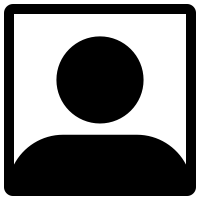
#> input picture photo_image.png, 200 x 200 px; its folder holds 2 pictures in this run
$ python -i Final_registration_TIDB.py   (imports and definitions only)
#> lines starting #> are read from the running program, lines starting #| are printed output that depends on the picture; pictures that were not available may be replaced by others from this repository, and a replacement may not be noted
#Created pratik soni 31-07-25
import tkinter as tk
from tkinter import ttk
from tkinter import messagebox
from PIL import Image, ImageTk
import cv2
import  numpy as np

import os
from sqlalchemy import create_engine, text,Column,Integer, String,Date,Text,LargeBinary,or_,Time,DateTime
from sqlalchemy.orm import declarative_base,sessionmaker
from dotenv import load_dotenv
from sqlalchemy.exc import IntegrityError, ProgrammingError, DataError
import datetime
import threading

# Global Variables
captured_img_path = "captured.jpg"
showing_webcam = False
image_captured = False
ImageSQL = None
cap = None
date_format = None
validation_job = None  # Global or class-level variable
date_format = None
error_shown = False     # Prevent repeated errors


# Load environment variables
# [1 line not run here, left out]

# TiDB config
host = os.getenv("TIDB_HOST")
port = os.getenv("TIDB_PORT")
user = os.getenv("TIDB_USER")
password = os.getenv("TIDB_PASSWORD")
db_patient = os.getenv("TIDB_DB")
ssl_ca = os.getenv("TIDB_SSL_CA")

# [1 line that did not run here, left out]
def get_session(db_name):
    url = f"mysql+pymysql://{user}:{password}@{host}:{port}/{db_name}?ssl_ca={ssl_ca}"
    engine = create_engine(url, echo=False)
    Session = sessionmaker(bind=engine)
    return Session(),engine


# Define ORM model
# [7 lines that did not run here, left out]

# [5 lines that did not run here, left out]

# [21 lines that did not run here, left out]


def init_tables(engine):
    Base.metadata.create_all(engine)

# Add a user
# [13 lines left out: function add_hospital, not called in this run]

def fetch_hospital_names():
    session, engine = get_session("hospital")
    init_tables(engine)
    hospital_list = session.query(Hospital.name).all()
    session.close()
    return [h[0] for h in hospital_list] + ["Other"]


def refresh_hospital_list():
    updated_list = fetch_hospital_names()
    hospital_name_entry.config(values=updated_list)


# [94 lines left out: functions add_patient, open_webcam, capture_image, update_doctor_image, not called in this run]


def create_labeled_field(parent, label_text, row, column, padx=10, pady=5, width=20,
                         widget_type=tk.Entry, values=None, textvariable=None):
    frame = tk.Frame(parent, bg="#fafafa")
    frame.grid(row=row, column=column, padx=padx, pady=pady, sticky="ew")
    parent.columnconfigure(column, weight=1)

    label = tk.Label(frame, text=label_text, bg="#fafafa", anchor="w",
                     font=("Arial", 12), justify="left")
    label.pack(fill="x")

    if widget_type == ttk.Combobox:
        entry = ttk.Combobox(frame, width=width, values=values, textvariable=textvariable)
    elif widget_type == tk.Text:
        entry = tk.Text(frame, width=width, height=3)
    else:
        entry = widget_type(frame, width=width, textvariable=textvariable)

    entry.configure(font=("Arial", 14))
    entry.pack(fill="x", expand=True)
    return entry, frame


def create_gui():
    global doctor_image, doctor_photo, doctor_label,hospital_name_entry
    root = tk.Tk()
    root.title("Patient Registration")
    root.state("zoomed")
    icon = tk.PhotoImage(file="icon.png")
    root.iconphoto(True, icon)


    # Make full screen
    screen_width = root.winfo_screenwidth()
    screen_height = root.winfo_screenheight()
    root.geometry(f"{screen_width}x{screen_height}")

    # Configure root grid
    root.rowconfigure(1, weight=1)  # Content
    root.columnconfigure(0, weight=1)

    # ---------------- Header Frame ----------------
    header_frame = tk.Frame(root, bg="#cce7ff", height=100)
    header_frame.grid(row=0, column=0, sticky="nsew")
    header_frame.columnconfigure((0, 1, 2), weight=1)  # Three columns
    header_frame.rowconfigure(0, weight=1)

    # Header sections
    # Doctor photo (left)
    doctor_image = Image.open("photo_image.png").resize((100, 80))
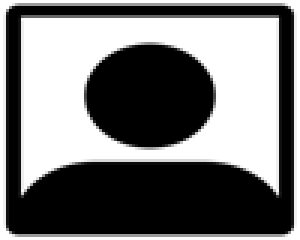
#> doctor_image: PIL image 100x80 RGBA (shown 3 times larger); mean R, G, B, A 0, 0, 0, 134.7; transparent parts drawn white
    doctor_photo = ImageTk.PhotoImage(doctor_image)
    doctor_label = tk.Label(header_frame, image=doctor_photo, bg="#cce7ff", cursor="hand2")
    doctor_label.grid(row=0, column=0, padx=20, pady=10, sticky="w")
    doctor_label.bind("<Button-1>", lambda e: capture_image() if showing_webcam else open_webcam())
    doctor_label.bind("<Enter>", lambda e: doctor_label.config(bg="lightblue", relief="solid", bd=2))
    doctor_label.bind("<Leave>", lambda e: doctor_label.config(bg="#cce7ff", relief="flat", bd=0))

    # Title (center)
    title_label = tk.Label(header_frame,text="New Patient Registration\nINDORE",font=("Arial", 22, "bold"),bg="#cce7ff",justify="center")
    title_label.grid(row=0, column=1, sticky="nsew", padx=10)

    # Company logo (right)
    logo_image = Image.open("logo1.png").resize((100, 80))
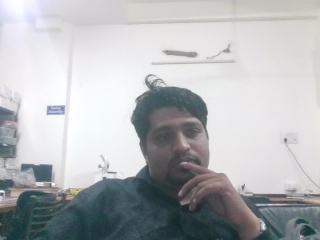
#> input picture captured.jpg, 320 x 240 px, given in place of logo1.png, which was not available
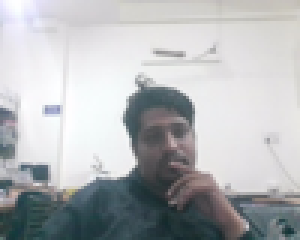
#> logo_image: PIL image 100x80 RGB (shown 3 times larger); mean R, G, B 179.4, 182, 184.2
    logo_photo = ImageTk.PhotoImage(logo_image)
    logo_label = tk.Label(header_frame, image=logo_photo, bg="#cce7ff")
    logo_label.grid(row=0, column=2, padx=20, pady=10, sticky="e")

    # ---------------- Content Frame ----------------
    content_frame = tk.Frame(root, bg="#ffffff")
    content_frame.grid(row=1, column=0, sticky="nsew")
    content_frame.columnconfigure((0, 1), weight=1)
    content_frame.rowconfigure((0, 1), weight=1)

    # Content Blocks
    def create_block(master, text):
        block = tk.LabelFrame(master, text=text,fg="#004d99", bg="#fafafa", font=("Arial", 12,"bold"), labelanchor="n")
        block.columnconfigure((0, 1), weight=1)
        block.rowconfigure((0, 1), weight=1)
        return block

    # [189 lines left out: function save_image_on_button_click, not called in this run]


    personal_info = create_block(content_frame, "Personal Information")
    personal_info.grid(row=0, column=0, sticky="nsew", padx=10, pady=10)

    contact_info = create_block(content_frame, "Contact Information")
    contact_info.grid(row=0, column=1, sticky="nsew", padx=10, pady=10)

    hospital_info = create_block(content_frame, "Hospital Information")
    hospital_info.grid(row=1, column=0, sticky="nsew", padx=10, pady=10)

    additional_info = create_block(content_frame, "Additional Information")
    additional_info.grid(row=1, column=1, sticky="nsew", padx=10, pady=10)


    #Start---------------- Personal Frame ----------------
    # --- FULL NAME ---
    full_name_entry,_ = create_labeled_field(personal_info, "Full Name:", 0, 0, padx=60, pady=20)

    full_name_entry.configure(validate="key", validatecommand=(
        full_name_entry.register(lambda text: all(c.isalpha() or c in {" ", "."} for c in text)), "%P"))


    # --- DATE OF BIRTH ---
    # [182 lines left out: functions format_date_old, format_date_work, validate_dob_entry_working, format_date, validate_dob_entry, not called in this run]


    dob_entry,_ = create_labeled_field(personal_info, "Date of Birth(DD/MM/YYYY):", 0, 1, padx=60, pady=20)
    dob_entry.bind("<KeyRelease>", format_date)


    # --- GENDER ---
    gender_combobox, gender_frame = create_labeled_field(personal_info, "Gender:", 1, 0, padx=60, pady=20,
                                           widget_type=ttk.Combobox, values=["Male", "Female", "Other"])
    gender_combobox.set("Select gender")
    gender_combobox.config(state="readonly")


    # --- AADHAR NUMBER ---
    aadhar_var = tk.StringVar()
    aadhar_entry,_ = create_labeled_field(personal_info, "Aadhar Number:", 1, 1, padx=60, pady=20,
                                        textvariable=aadhar_var)
    aadhar_entry.config(validate="key", validatecommand=(
        aadhar_entry.register(lambda P: P.isdigit() and len(P) <= 12 or P == ""), "%P"))
    aadhar_var.trace_add("write", lambda *args: aadhar_var.set(aadhar_var.get()[:12]))

    #End---------------- Personal Frame ----------------

    #Start---------------- Contact Frame ----------------
    contact_info.columnconfigure((0, 1), weight=1)

    # Phone Number Field
    phone_var = tk.StringVar()
    phone_entry,_ = create_labeled_field(contact_info, "Phone Number:", 0, 0, padx=10, pady=20, width=15, textvariable=phone_var)
    phone_entry.config(validate="key", validatecommand=(
        phone_entry.register(lambda P: P.isdigit() and len(P) <= 10 or P == ""), "%P"))
    phone_var.trace_add("write", lambda *args: phone_var.set(phone_var.get()[:10]))

    aabha_var = tk.StringVar()
    aabha_entry,_ = create_labeled_field(contact_info, "Aabha Number:", 0, 1, padx=10, pady=20, width=25, textvariable=aabha_var)
    aabha_entry.config(validate="key", validatecommand=(
        aabha_entry.register(lambda P: P.isdigit() and len(P) <= 12 or P == ""), "%P"))
    aabha_var.trace_add("write", lambda *args: aabha_var.set(aabha_var.get()[:12]))


    states = ["Andhra Pradesh", "Arunachal Pradesh", "Assam", "Bihar", "Chhattisgarh",
              "Goa", "Gujarat", "Haryana", "Himachal Pradesh", "Jharkhand", "Karnataka",
              "Kerala", "Madhya Pradesh", "Maharashtra", "Manipur", "Meghalaya",
              "Mizoram", "Nagaland", "Odisha", "Punjab", "Rajasthan", "Sikkim",
              "Tamil Nadu", "Telangana", "Tripura", "Uttar Pradesh", "Uttarakhand", "West Bengal"]

    state_combobox,state_frame = create_labeled_field(contact_info, "State:", 1, 0, padx=10, pady=20,width=30,
                                          widget_type=ttk.Combobox, values=states)
    state_combobox.set("Select State")
    state_combobox.config(state="readonly")

    address_frame = tk.Frame(contact_info, bg="#fafafa")
    address_frame.grid(row=1, column=1, padx=10, pady=20, sticky="nsew")
    tk.Label(address_frame, text="Address:", bg="#fafafa", font=("Arial", 12)).pack(anchor="w")
    address_text = tk.Text(address_frame, width=35, height=2, font=("Arial", 12))
    address_text.pack(fill="both", expand=True)
    # Limit to 50 characters
    # [6 lines left out: function limit_address_length, not called in this run]

    address_text.bind("<KeyRelease>", limit_address_length)

    # Allow Tab to move focus instead of inserting tab character
    def focus_next_widget(event):
        event.widget.tk_focusNext().focus()
        return "break"

    address_text.bind("<Tab>", focus_next_widget)


    #End---------------- Contactl Frame ----------------

    #Start---------------- Hospital Frame ----------------

    # Dummy hospital names list (replace with your dynamic fetch)
    hospital_names = fetch_hospital_names()

    # --- BED NUMBER ---
    bed_number_combobox,bed_frame = create_labeled_field(
        hospital_info, "Bed Number:", 0, 0, padx=50, pady=20, width=25,
        widget_type=ttk.Combobox, values=["1", "2", "3", "4", "5","6","7","8"]
    )
    bed_number_combobox.config(state="readonly")

    # --- PATIENT ID ---
    patient_id_var = tk.StringVar()

    def validate_patient_id_input(P):
        return P.isdigit() and len(P) <= 12 or P == ""

    # [6 lines left out: function format_patient_id, not called in this run]

    patient_id_var.trace_add("write", format_patient_id)

    patient_id_entry,_ = create_labeled_field(
        hospital_info, "Patient ID:", 0, 1, padx=60, pady=20, width=25, textvariable=patient_id_var
    )
    validate_command = patient_id_entry.register(validate_patient_id_input)
    patient_id_entry.config(validate="key", validatecommand=(validate_command, "%P"))

    # --- HOSPITAL NAME (Combobox) ---
    hospital_name_entry,hospital_frame = create_labeled_field(
        hospital_info, "Hospital Name:", 1, 0, padx=50, pady=20, width=35,
        widget_type=ttk.Combobox, values=hospital_names
    )
    hospital_name_entry.set("Select Hospital name")

    hospital_name_entry.config(state="readonly")


    # --- OTHER HOSPITAL (disabled by default) ---
    other_name_entry,_ = create_labeled_field(
        hospital_info, "Other Hospital:", 1, 1, padx=60, pady=20, width=35
    )
    other_name_entry.config(state="readonly")

    # Enable "Other Hospital" field only when "Other" is selected
    # [18 lines left out: function on_hospital_select, not called in this run]

    hospital_name_entry.bind("<<ComboboxSelected>>", on_hospital_select)

    #End---------------- Hospital Frame ----------------


    #Start----------------Other Frame ----------------

    # [5 lines left out: function limit_character_input, not called in this run]

    # Create label and Text widget inside a frame
    info_frame = tk.Frame(additional_info, bg="#fafafa")
    info_frame.grid(row=0, column=0, padx=50, pady=40, sticky="w")

    tk.Label(info_frame, text="Information:", bg="#fafafa", font=("Arial", 12)).pack(anchor="w")
    additional_info_text = tk.Text(info_frame, width=68, height=5, font=("Arial", 12))
    additional_info_text.pack()

    # Bind key press to character limit function
    additional_info_text.bind("<KeyRelease>", limit_character_input)
    def focus_next_widget(event):
        event.widget.tk_focusNext().focus()
        return "break"

    additional_info_text.bind("<Tab>", focus_next_widget)

    #End----------------Other Frame ----------------


    # ---------------- Footer Frame ----------------
    footer_frame = tk.Frame(root, bg="#cce7ff", height=60)
    footer_frame.grid(row=2, column=0, sticky="nsew")
    footer_frame.columnconfigure(0, weight=1)
    footer_frame.rowconfigure(0, weight=1)
    # [29 lines left out: functions clear_form, backend_process, not called in this run]

    # --- When Submit is clicked ---
    def on_submit():
        submit_button.config(state=tk.DISABLED, text="Processing...")
        threading.Thread(target=backend_process, daemon=True).start()


    #submit_button = tk.Button(footer_frame, text="Submit Patient Information", font=("Arial", 14,"bold"), bg="#4CAF50", fg="white",command=save_image_on_button_click).grid(row=0, column=0, pady=10)
    # Submit Button
    submit_button = tk.Button(
        footer_frame,
        text="Submit Patient Information",
        font=("Arial", 14, "bold"),
        bg="#4CAF50",
        fg="white",
        command=on_submit
    )
    submit_button.grid(row=0, column=0, pady=10)

    # --- Bind Enter key to the button manually ---
    def on_enter_key(event):
        on_submit()

    # Bind Enter key to the button
    submit_button.bind("<Return>", on_enter_key)

    # Optional: Set focus so it responds to Enter
    submit_button.focus_set()

    # [17 lines left out: function handle_keypress, not called in this run]

    # Bind to root window
    root.bind("<Key>", handle_keypress)


    # Fix minimum size to prevent collapse
    root.update_idletasks()
    root.minsize(800, 600)
    root.mainloop()

# [1 line not run here, left out]

#> (the run stopped early here; a loop or call above may not have finished)
